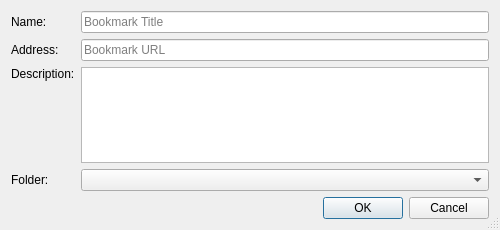
<?xml version="1.0" encoding="UTF-8"?>
<ui version="4.0">
 <class>AddBookmarkDialog</class>
 <widget class="QDialog" name="AddBookmarkDialog">
  <property name="geometry">
   <rect>
    <x>0</x>
    <y>0</y>
    <width>500</width>
    <height>230</height>
   </rect>
  </property>
  <property name="minimumSize">
   <size>
    <width>500</width>
    <height>0</height>
   </size>
  </property>
  <property name="maximumSize">
   <size>
    <width>500</width>
    <height>250</height>
   </size>
  </property>
  <property name="windowTitle">
   <string>Add Bookmark</string>
  </property>
  <property name="sizeGripEnabled">
   <bool>true</bool>
  </property>
  <layout class="QGridLayout" name="gridLayout">
   <item row="0" column="0">
    <widget class="QLabel" name="label_2">
     <property name="text">
      <string>Name:</string>
     </property>
    </widget>
   </item>
   <item row="0" column="1">
    <widget class="QLineEdit" name="nameEdit">
     <property name="toolTip">
      <string>Enter the name</string>
     </property>
     <property name="placeholderText">
      <string>Bookmark Title</string>
     </property>
     <property name="clearButtonEnabled">
      <bool>true</bool>
     </property>
    </widget>
   </item>
   <item row="1" column="0">
    <widget class="QLabel" name="addressLabel">
     <property name="text">
      <string>Address:</string>
     </property>
    </widget>
   </item>
   <item row="1" column="1">
    <widget class="QLineEdit" name="addressEdit">
     <property name="toolTip">
      <string>Enter the address</string>
     </property>
     <property name="placeholderText">
      <string>Bookmark URL</string>
     </property>
     <property name="clearButtonEnabled">
      <bool>true</bool>
     </property>
    </widget>
   </item>
   <item row="2" column="0">
    <widget class="QLabel" name="label">
     <property name="text">
      <string>Description:</string>
     </property>
     <property name="alignment">
      <set>Qt::AlignLeading|Qt::AlignLeft|Qt::AlignTop</set>
     </property>
    </widget>
   </item>
   <item row="2" column="1">
    <widget class="EricSpellCheckedPlainTextEdit" name="descriptionEdit">
     <property name="toolTip">
      <string>Enter a description</string>
     </property>
    </widget>
   </item>
   <item row="3" column="0">
    <widget class="QLabel" name="label_4">
     <property name="text">
      <string>Folder:</string>
     </property>
    </widget>
   </item>
   <item row="3" column="1">
    <widget class="QComboBox" name="locationCombo"/>
   </item>
   <item row="4" column="0" colspan="2">
    <widget class="QDialogButtonBox" name="buttonBox">
     <property name="orientation">
      <enum>Qt::Horizontal</enum>
     </property>
     <property name="standardButtons">
      <set>QDialogButtonBox::Cancel|QDialogButtonBox::Ok</set>
     </property>
    </widget>
   </item>
  </layout>
 </widget>
 <customwidgets>
  <customwidget>
   <class>EricSpellCheckedPlainTextEdit</class>
   <extends>QPlainTextEdit</extends>
   <header>EricWidgets/EricSpellCheckedTextEdit.h</header>
  </customwidget>
 </customwidgets>
 <tabstops>
  <tabstop>nameEdit</tabstop>
  <tabstop>addressEdit</tabstop>
  <tabstop>descriptionEdit</tabstop>
  <tabstop>locationCombo</tabstop>
  <tabstop>buttonBox</tabstop>
 </tabstops>
 <resources/>
 <connections>
  <connection>
   <sender>buttonBox</sender>
   <signal>accepted()</signal>
   <receiver>AddBookmarkDialog</receiver>
   <slot>accept()</slot>
   <hints>
    <hint type="sourcelabel">
     <x>248</x>
     <y>254</y>
    </hint>
    <hint type="destinationlabel">
     <x>157</x>
     <y>274</y>
    </hint>
   </hints>
  </connection>
  <connection>
   <sender>buttonBox</sender>
   <signal>rejected()</signal>
   <receiver>AddBookmarkDialog</receiver>
   <slot>reject()</slot>
   <hints>
    <hint type="sourcelabel">
     <x>316</x>
     <y>260</y>
    </hint>
    <hint type="destinationlabel">
     <x>286</x>
     <y>274</y>
    </hint>
   </hints>
  </connection>
 </connections>
</ui>
